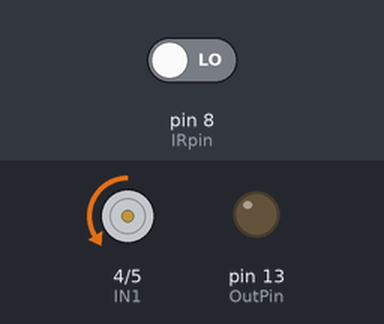
This sketch was run on a simulated Arduino Uno, built with avr-gcc and run on an emulated ATmega328P. On the bench: motor-driver pin pairs drawn as motors (green arrow = first pin HIGH = forward, orange = second pin HIGH = backward, longer = more drive, scaled by the enable pin), output pins drawn as LEDs (lit = HIGH). Inputs (shaded band) come from the test bench; at power-on: pin 8 (IRpin) LOW.

Above: at 1.2 s.
1.3 s: pin 8 (IRpin) driven HIGH
At 2.1 s:
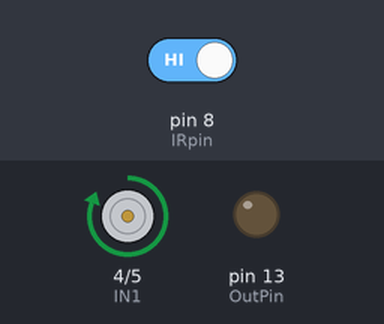
2.8 s: pin 8 (IRpin) driven LOW
At 3.2 s:
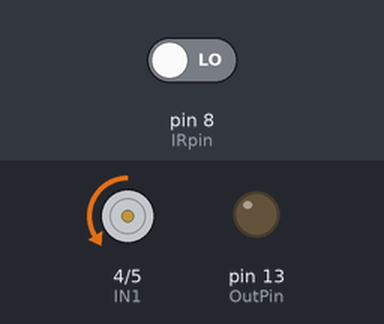
Timing chart, 0 to 5.8 s (numbered marks = the images above; inputs shaded):
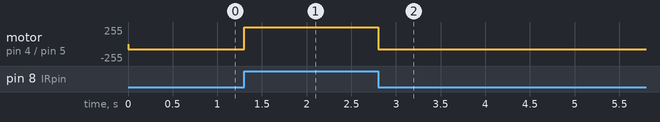

Measured:
- after the input at 1.3 s, motor on pin 4 (IN1) / pin 5 (IN2): backward 76/255 → forward 255/255 at once
- after the input at 2.8 s, motor on pin 4 (IN1) / pin 5 (IN2): forward 255/255 → backward 76/255 at once

The sketch:

Test01_L298n.ino
```cpp
const int OutPin = 13;
const int IRpin = 8;
const int IN1 = 4 , IN2 = 5, PWM1 = 6;

void setup() {
pinMode(OutPin,OUTPUT);
pinMode(IN1,OUTPUT);
pinMode(IN2,OUTPUT);
pinMode(PWM1,OUTPUT);
pinMode(IRpin,INPUT);
}

void loop() {

  if (digitalRead(IRpin) == HIGH){
    digitalWrite(IN1,HIGH);
    digitalWrite(IN2,LOW);
    analogWrite(PWM1, 255);}
  else{
    digitalWrite(IN1,LOW);
    digitalWrite(IN2,HIGH);
    int p = map(30,0,100,0,255);
    analogWrite(PWM1,p);
    }

}
```
